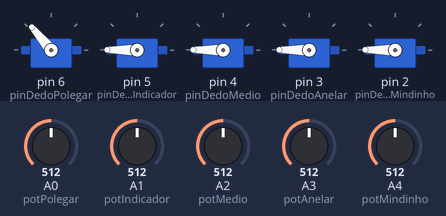
Simulated run of this sketch. Board: Arduino Uno, built with avr-gcc and run on an emulated ATmega328P. Shown: 5 × servo. The test bench sets the inputs (shaded band); at power-on: A0 (potPolegar) = 512, A1 (potIndicador) = 512, A2 (potMedio) = 512, A3 (potAnelar) = 512, A4 (potMindinho) = 512.

Above: at 1.2 s.
1.3 s: A0 (potPolegar) set to 30
At 2.3 s:
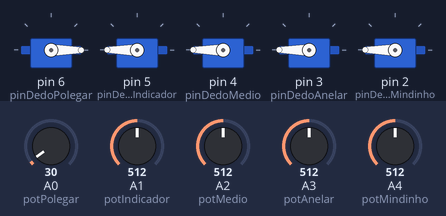
2.8 s: A1 (potIndicador) set to 30
At 3.6 s:
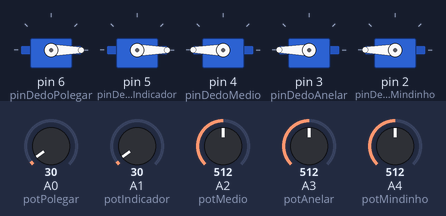
4.3 s: A2 (potMedio) set to 30
At 4.8 s:
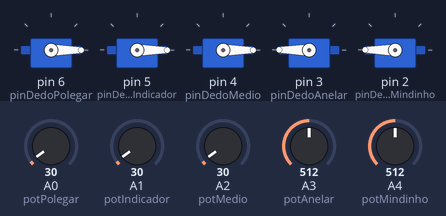
5.8 s: A3 (potAnelar) set to 30
At 6.6 s:
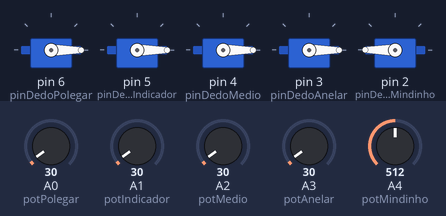
7.3 s: A4 (potMindinho) set to 30
At 7.9 s:
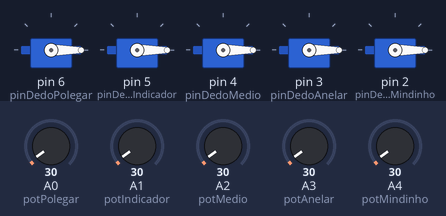
8.8 s: A0 (potPolegar) set to 306
At 9.2 s:
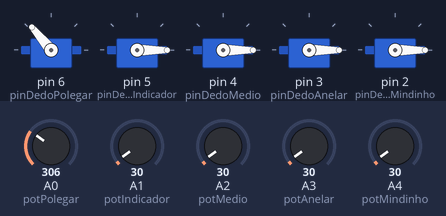
Timing chart, 0 to 11.3 s (numbered marks = the images above; inputs shaded):
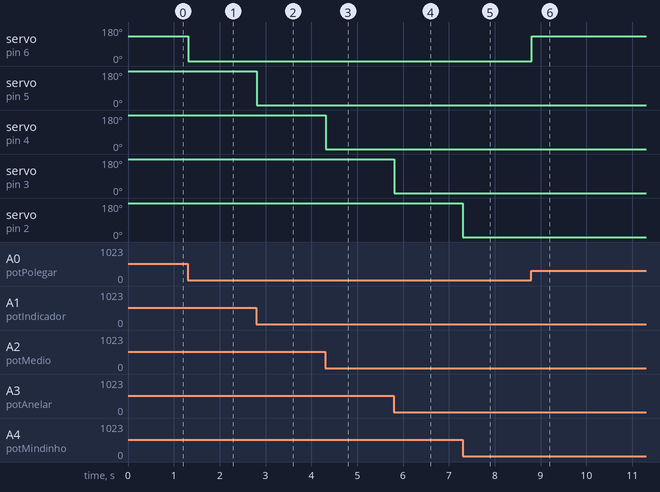

Measured:
- after the input at 1.3 s, servo on pin 6 (pinDedoPolegar): 130° → 0° at once
- after the input at 2.8 s, servo on pin 5 (pinDedoIndicador): 180° → 0° at once
- after the input at 4.3 s, servo on pin 4 (pinDedoMedio): 180° → 0° at once
- after the input at 5.8 s, servo on pin 3 (pinDedoAnelar): 180° → 0° at once
- after the input at 7.3 s, servo on pin 2 (pinDedoMindinho): 180° → 0° at once
- after the input at 8.8 s, servo on pin 6 (pinDedoPolegar): 0° → 130° at once

The sketch:

main.ino
```cpp
#include <Servo.h>

// Criação dos objetos servo para controlar os dedos
Servo dedoPolegar;   // Dedo D6
Servo dedoIndicador; // Dedo D5
Servo dedoMedio;     // Dedo D4
Servo dedoAnelar;    // Dedo D3
Servo dedoMindinho;  // Dedo D2

// Pinos dos potenciômetros
const int potPolegar = A0;   // Potenciômetro para o Dedo Polegar (D6)
const int potIndicador = A1; // Potenciômetro para o Dedo Indicador (D5)
const int potMedio = A2;     // Potenciômetro para o Dedo Médio (D4)
const int potAnelar = A3;    // Potenciômetro para o Dedo Anelar (D3)
const int potMindinho = A4;  // Potenciômetro para o Dedo Mindinho (D2)

// Pinos dos servos
const int pinDedoPolegar = 6;  // Pino do servo Dedo Polegar
const int pinDedoIndicador = 5; // Pino do servo Dedo Indicador
const int pinDedoMedio = 4;     // Pino do servo Dedo Médio
const int pinDedoAnelar = 3;    // Pino do servo Dedo Anelar
const int pinDedoMindinho = 2;  // Pino do servo Dedo Mindinho

void setup() {
  // Conectar os servos aos pinos correspondentes
  dedoPolegar.attach(pinDedoPolegar);
  dedoIndicador.attach(pinDedoIndicador);
  dedoMedio.attach(pinDedoMedio);
  dedoAnelar.attach(pinDedoAnelar);
  dedoMindinho.attach(pinDedoMindinho);
}

void loop() {
  // Ler o valor dos potenciômetros
  int valPolegar = analogRead(potPolegar);   // Valor do potenciômetro do Dedo Polegar
  int valIndicador = analogRead(potIndicador); // Valor do potenciômetro do Dedo Indicador
  int valMedio = analogRead(potMedio);         // Valor do potenciômetro do Dedo Médio
  int valAnelar = analogRead(potAnelar);       // Valor do potenciômetro do Dedo Anelar
  int valMindinho = analogRead(potMindinho);   // Valor do potenciômetro do Dedo Mindinho

  // Garantir que os valores dos potenciômetros estejam no intervalo adequado
  valPolegar = constrain(valPolegar, 100, 200);  // Dedo Polegar entre 100 e 200
  valIndicador = constrain(valIndicador, 40, 200); // Dedo Indicador entre 40 e 200
  valMedio = constrain(valMedio, 40, 200);         // Dedo Médio entre 40 e 200
  valAnelar = constrain(valAnelar, 40, 200);       // Dedo Anelar entre 40 e 200
  valMindinho = constrain(valMindinho, 40, 200);   // Dedo Mindinho entre 40 e 200

  // Mapear os valores dos potenciômetros para as posições dos servos
  int posPolegar = map(valPolegar, 100, 200, 0, 130); // Dedo Polegar limitado a 130°
  int posIndicador = map(valIndicador, 40, 200, 0, 180); // Dedo Indicador
  int posMedio = map(valMedio, 40, 200, 0, 180);       // Dedo Médio
  int posAnelar = map(valAnelar, 40, 200, 0, 180);     // Dedo Anelar
  int posMindinho = map(valMindinho, 40, 200, 0, 180); // Dedo Mindinho

  // Controlar os servos com os valores mapeados
  dedoPolegar.write(posPolegar);   // Mover Dedo Polegar
  dedoIndicador.write(posIndicador); // Mover Dedo Indicador
  dedoMedio.write(posMedio);         // Mover Dedo Médio
  dedoAnelar.write(posAnelar);       // Mover Dedo Anelar
  dedoMindinho.write(posMindinho);   // Mover Dedo Mindinho

  // Pequena pausa para estabilidade
  delay(15);
}
```
